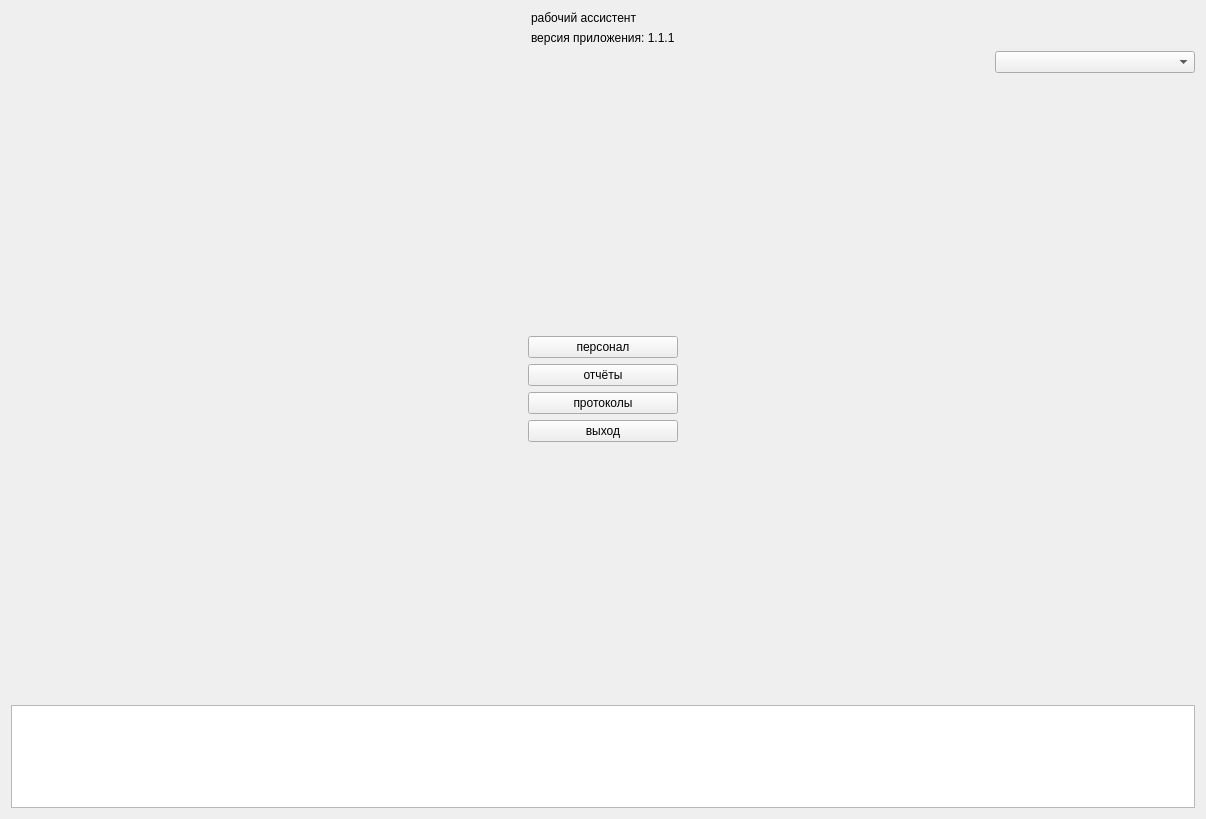
<?xml version="1.0" encoding="UTF-8"?>
<ui version="4.0">
 <class>MainMenuWidget</class>
 <widget class="QWidget" name="MainMenuWidget">
  <property name="geometry">
   <rect>
    <x>0</x>
    <y>0</y>
    <width>1206</width>
    <height>819</height>
   </rect>
  </property>
  <property name="windowTitle">
   <string>Form</string>
  </property>
  <layout class="QGridLayout" name="gridLayout">
   <item row="0" column="0">
    <layout class="QVBoxLayout" name="verticalLayout_3" stretch="0,0,5,0,5,2">
     <item>
      <layout class="QHBoxLayout" name="horizontalLayout_2">
       <item>
        <spacer name="horizontalSpacer_3">
         <property name="orientation">
          <enum>Qt::Orientation::Horizontal</enum>
         </property>
         <property name="sizeHint" stdset="0">
          <size>
           <width>40</width>
           <height>20</height>
          </size>
         </property>
        </spacer>
       </item>
       <item>
        <layout class="QVBoxLayout" name="verticalLayout">
         <item>
          <widget class="QLabel" name="app_title">
           <property name="text">
            <string>рабочий ассистент</string>
           </property>
          </widget>
         </item>
         <item>
          <widget class="QLabel" name="app_version">
           <property name="text">
            <string>версия приложения: 1.1.1</string>
           </property>
          </widget>
         </item>
        </layout>
       </item>
       <item>
        <spacer name="horizontalSpacer_4">
         <property name="orientation">
          <enum>Qt::Orientation::Horizontal</enum>
         </property>
         <property name="sizeHint" stdset="0">
          <size>
           <width>40</width>
           <height>20</height>
          </size>
         </property>
        </spacer>
       </item>
      </layout>
     </item>
     <item>
      <layout class="QHBoxLayout" name="horizontalLayout_4">
       <item>
        <spacer name="horizontalSpacer_5">
         <property name="orientation">
          <enum>Qt::Orientation::Horizontal</enum>
         </property>
         <property name="sizeHint" stdset="0">
          <size>
           <width>40</width>
           <height>20</height>
          </size>
         </property>
        </spacer>
       </item>
       <item>
        <widget class="QComboBox" name="company_list">
         <property name="minimumSize">
          <size>
           <width>200</width>
           <height>0</height>
          </size>
         </property>
        </widget>
       </item>
      </layout>
     </item>
     <item>
      <spacer name="verticalSpacer">
       <property name="orientation">
        <enum>Qt::Orientation::Vertical</enum>
       </property>
       <property name="sizeHint" stdset="0">
        <size>
         <width>20</width>
         <height>40</height>
        </size>
       </property>
      </spacer>
     </item>
     <item>
      <layout class="QHBoxLayout" name="horizontalLayout">
       <item>
        <spacer name="horizontalSpacer">
         <property name="orientation">
          <enum>Qt::Orientation::Horizontal</enum>
         </property>
         <property name="sizeHint" stdset="0">
          <size>
           <width>40</width>
           <height>20</height>
          </size>
         </property>
        </spacer>
       </item>
       <item>
        <layout class="QVBoxLayout" name="verticalLayout_2" stretch="0,0,0,0">
         <item>
          <widget class="QPushButton" name="edit_employee_data_btn">
           <property name="minimumSize">
            <size>
             <width>150</width>
             <height>0</height>
            </size>
           </property>
           <property name="text">
            <string>персонал</string>
           </property>
          </widget>
         </item>
         <item>
          <widget class="QPushButton" name="create_reports_btn">
           <property name="minimumSize">
            <size>
             <width>150</width>
             <height>0</height>
            </size>
           </property>
           <property name="text">
            <string>отчёты</string>
           </property>
          </widget>
         </item>
         <item>
          <widget class="QPushButton" name="create_protocols_btn">
           <property name="minimumSize">
            <size>
             <width>150</width>
             <height>0</height>
            </size>
           </property>
           <property name="text">
            <string>протоколы</string>
           </property>
          </widget>
         </item>
         <item>
          <widget class="QPushButton" name="exit_btn">
           <property name="minimumSize">
            <size>
             <width>150</width>
             <height>0</height>
            </size>
           </property>
           <property name="text">
            <string>выход</string>
           </property>
          </widget>
         </item>
        </layout>
       </item>
       <item>
        <spacer name="horizontalSpacer_2">
         <property name="orientation">
          <enum>Qt::Orientation::Horizontal</enum>
         </property>
         <property name="sizeHint" stdset="0">
          <size>
           <width>40</width>
           <height>20</height>
          </size>
         </property>
        </spacer>
       </item>
      </layout>
     </item>
     <item>
      <spacer name="verticalSpacer_2">
       <property name="orientation">
        <enum>Qt::Orientation::Vertical</enum>
       </property>
       <property name="sizeHint" stdset="0">
        <size>
         <width>20</width>
         <height>40</height>
        </size>
       </property>
      </spacer>
     </item>
     <item>
      <widget class="QPlainTextEdit" name="log_field">
       <property name="minimumSize">
        <size>
         <width>0</width>
         <height>20</height>
        </size>
       </property>
       <property name="undoRedoEnabled">
        <bool>false</bool>
       </property>
       <property name="readOnly">
        <bool>true</bool>
       </property>
      </widget>
     </item>
    </layout>
   </item>
  </layout>
 </widget>
 <resources/>
 <connections/>
</ui>
